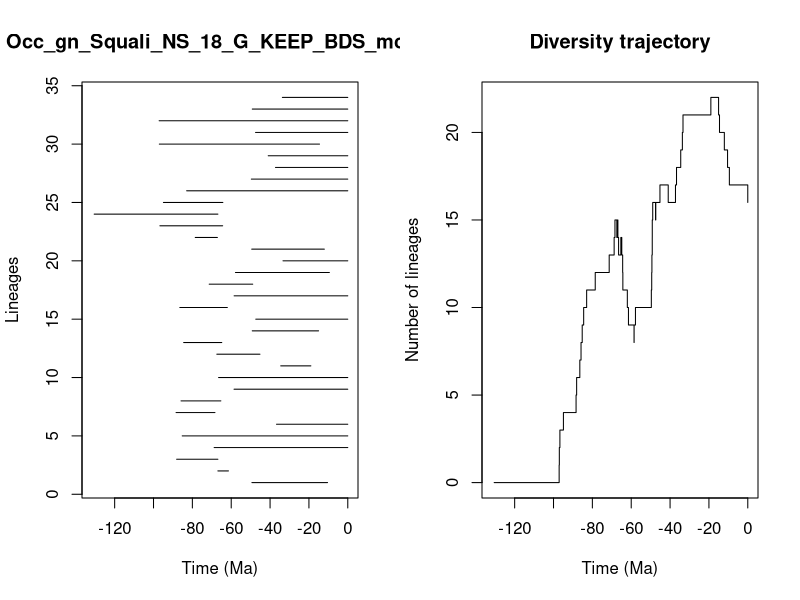

Here is the R script that generated this plot:


pdf(file='../Results/Genus_NS/5_MA_bins_EP/pyrate_mcmc_logs/Occ_gn_Squali_NS_18_G_KEEP_BDS_mcmc_LTT.pdf',width=0.6*20, height=0.6*10)
title = "Occ_gn_Squali_NS_18_G_KEEP_BDS_mcmc"
ts=c(49.347357932336955, 66.86985821183256,88.0953889280927,68.79053894050293,85.22751233012423,36.68173504359981,88.38592834674368,85.83265491954357,58.54739553904403,66.50251643766302,34.51554412161259,67.40917787518727,84.4751161492084,49.1724607680862,47.3528915225001,86.45819934548183,58.508781688709945,71.33470927686523,57.819445422912786,33.3436264119562,49.448306681893165,78.52182675118192,96.71025021888804,130.54702675999638,94.89830149121616,82.94151129990884,49.64580275727052,37.21819789074264,40.950574577773644,97.00567447905233,47.47725918492908,97.09789064724724,49.160228803400926,33.670596205525676)
te=c(10.410796431931251, 61.42243478669734,66.86308941132198,0.0,0.0,0.0,68.37207063618877,65.33901207506909,0.0,0.0,19.0059963410571,45.20951942129135,64.85829133711123,15.031084522688737,0.0,62.00189815773505,0.0,48.928822074401424,9.479028517714385,0.0,12.066949337950993,67.11957367461223,64.40212667602918,66.85641349683206,64.30652354800905,0.0,0.0,0.0,0.0,14.558448246767231,0.0,0.0,0.0,0.0)
div_traj=c(0, 1,2,3,4,5,6,7,8,9,10,11,12,13,14,15,14,15,14,15,14,13,14,13,12,11,10,9,8,9,10,11,12,13,14,15,16,15,16,17,16,17,18,19,20,21,22,21,20,19,18,17,16)
time_events=c(130.54702675999638, 97.09789064724724,97.00567447905233,96.71025021888804,94.89830149121616,88.38592834674368,88.0953889280927,86.45819934548183,85.83265491954357,85.22751233012423,84.4751161492084,82.94151129990884,78.52182675118192,71.33470927686523,68.79053894050293,68.37207063618877,67.40917787518727,67.11957367461223,66.86985821183256,66.86308941132198,66.85641349683206,66.50251643766302,65.33901207506909,64.85829133711123,64.40212667602918,64.30652354800905,62.00189815773505,61.42243478669734,58.54739553904403,58.508781688709945,57.819445422912786,49.64580275727052,49.448306681893165,49.347357932336955,49.1724607680862,49.160228803400926,48.928822074401424,47.47725918492908,47.3528915225001,45.20951942129135,40.950574577773644,37.21819789074264,36.68173504359981,34.51554412161259,33.670596205525676,33.3436264119562,19.0059963410571,15.031084522688737,14.558448246767231,12.066949337950993,10.410796431931251,9.479028517714385,0.0)
                par(mfrow=c(1,2))
                L = length(ts)
                plot(ts, 1:L , xlim=c(-max(ts)-1,0), pch=20, type="n", main=title,xlab="Time (Ma)",ylab="Lineages")
                for (i in 1:L){segments(x0=-te[i],y0=i,x1=-ts[i],y1=i)}    
                t = -time_events
                plot(div_traj ~ t,type="s", main = "Diversity trajectory",xlab="Time (Ma)",ylab="Number of lineages",xlim=c(-max(ts)-1,0))
                abline(v=c(65,200,251,367,445),lty=2,col="gray")
                
